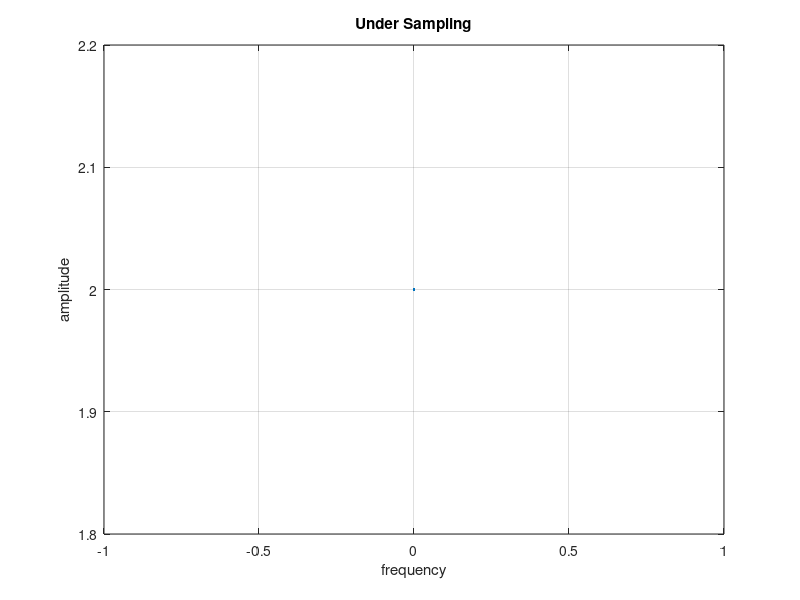
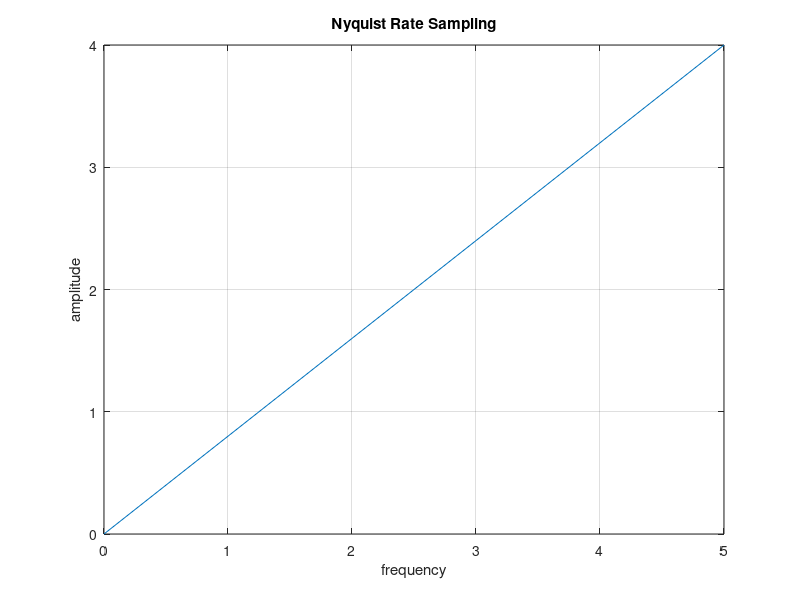
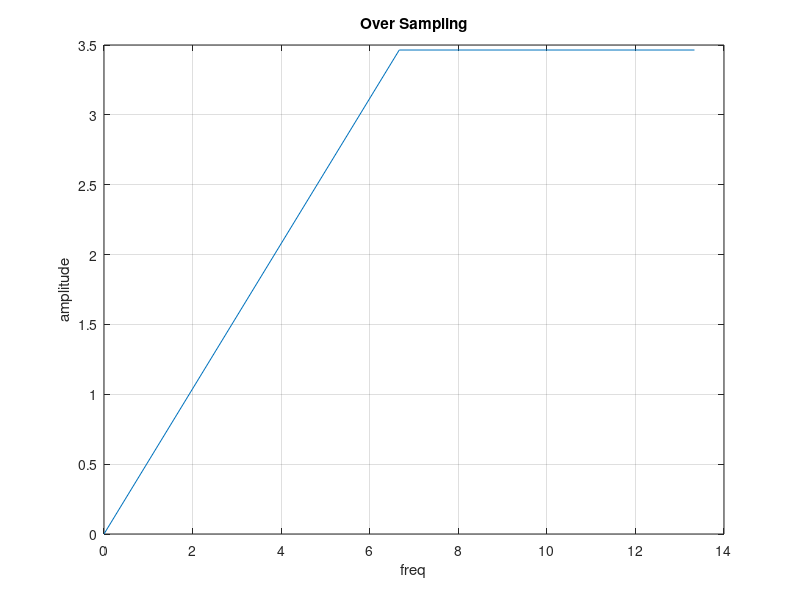

These figures' MATLAB source, in order:
clc; % clear screen
close all; % close all figure windows
clear all; % clear work space
f1 = input('Enter the first sine wave frequency = '); % Enter the first sinusoidal frequency 
f2 = input('Enter the second sine wave frequency = '); % Enter the second sinusoidal freq
fn = 2*max(f1,f2); % simulate condition for nyquist rate
fs = fn/2;% define sampling frequency for under sampling as half nyquist rate
t = [0:1/fs:0.1]; % define time vector
x = cos(2*pi*f1*t)+cos(2*pi*f2*t); % Generate the discrète time signal
xk = fft(x); % take Fourier transform of discrète time signal
f = [0:length(xk)-1]*fs/length(xk); % define the frequency axis
figure(1); % open figure window
plot(f,abs(xk)); % plot the absolute value of fourier transform of discrete signal
xlabel('frequency'); % label x axis
ylabel('amplitude'); % label y axis
title('Under Sampling'); % graph title
grid;
fs = fn; % nyquist rate
t = [0:1/fs:0.1]; % define time vector
x = cos(2*pi*f1*t)+cos(2*pi*f2*t); % Generate the discrète time signal
xk = fft(x); % take Fourier transform of discrète time signal
f = [0:length(xk)-1]*fs/length(xk); % define the frequency axis
figure(2); % open figure window
plot(f,abs(xk)); % plot the absolute value of Fourier transform of discrete signal
xlabel('frequency'); % label x axis
ylabel('amplitude'); % label y axis
title('Nyquist Rate Sampling'); % graph title
grid;
fs = 2*fn; % oversampling
t = [0:1/fs:0.1]; % défine time vector
x = cos(2*pi*f1*t)+cos(2*pi*f2*t); %Generate the discrete time signal
xk = fft(x); % take Fourier transform of discrete time signal
f = [0:length(xk)-1]*fs/length(xk); % define the frequency axis
figure(3); % open figure window
plot(f,abs(xk)); % plot the absolute value of Fourier transform of discrete signal
xlabel('freq'); % label x axis
ylabel('amplitude'); % label y axis
title('Over Sampling'); % graph title
grid;
